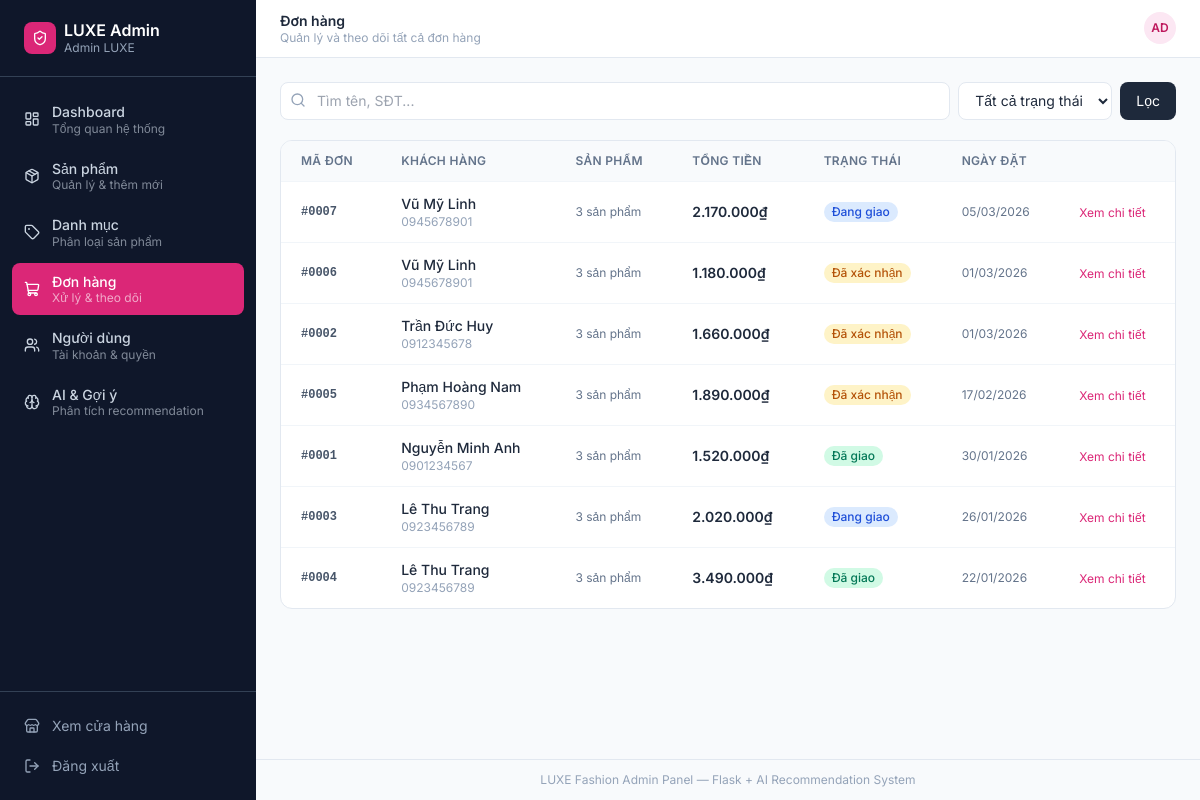
Page /admin/orders (signed in) on the committed database.
### models.py (models this page shows)
class User(UserMixin, db.Model):
    __tablename__ = 'users'
    id = db.Column(db.Integer, primary_key=True)
    username = db.Column(db.String(80), unique=True, nullable=False)
    email = db.Column(db.String(120), unique=True, nullable=False)
    password_hash = db.Column(db.String(256), nullable=False)
    full_name = db.Column(db.String(150), nullable=True)
    is_admin = db.Column(db.Boolean, default=False)
    created_at = db.Column(db.DateTime, default=datetime.utcnow)
    orders = db.relationship('Order', backref='user', lazy=True)
    interactions = db.relationship('UserInteraction', backref='user', lazy=True)
    cart_items = db.relationship('CartItem', backref='user', lazy=True)

class Order(db.Model):
    __tablename__ = 'orders'
    id = db.Column(db.Integer, primary_key=True)
    user_id = db.Column(db.Integer, db.ForeignKey('users.id'), nullable=False)
    total_amount = db.Column(db.Float, nullable=False)
    status = db.Column(db.String(50), default='pending')  # pending, confirmed, shipped, delivered
    full_name = db.Column(db.String(150), nullable=False)
    phone = db.Column(db.String(20), nullable=False)
    address = db.Column(db.Text, nullable=False)
    note = db.Column(db.Text, nullable=True)
    payment_method = db.Column(db.String(20), nullable=True)  # vnpay, momo, cod
    created_at = db.Column(db.DateTime, default=datetime.utcnow)
    items = db.relationship('OrderItem', backref='order', lazy=True)

### app.py (the view, shortened to what this page needs)
    @app.route("/admin/orders")
    @login_required
    @admin_required
    def admin_orders():
        page = request.args.get("page", 1, type=int)
        status_filter = request.args.get("status", "")
        search = request.args.get("search", "").strip()
        query = Order.query
        if status_filter:
            query = query.filter_by(status=status_filter)
        orders = query.order_by(Order.created_at.desc()).paginate(
            page=page, per_page=15, error_out=False
        )
        return render_template(
            "admin/orders.html",
            orders=orders,
            status_filter=status_filter,
            search=search,
        )

### templates/admin/orders.html (shortened to what this page needs)
{% extends "admin/base_admin.html" %}
{% block page_title %}Đơn hàng{% endblock %}
{% block page_subtitle %}Quản lý và theo dõi tất cả đơn hàng{% endblock %}
{% block content %}
<div class="flex flex-col sm:flex-row gap-3 mb-5">
    <form method="GET" class="flex gap-2 flex-1 flex-wrap">
        <div class="relative flex-1 min-w-48">
            <input type="text" name="search" value="{{ search }}" placeholder="Tìm tên, SĐT..."
                   class="w-full pl-9 pr-3 py-2 text-sm border border-dark-200 rounded-lg bg-white focus:outline-none focus:ring-2 focus:ring-primary-300">
            <i data-lucide="search" class="absolute left-2.5 top-2.5 w-4 h-4 text-dark-400"></i>
        </div>
        <select name="status" class="text-sm border border-dark-200 rounded-lg px-3 py-2 bg-white focus:outline-none focus:ring-2 focus:ring-primary-300">
            <option value="">Tất cả trạng thái</option>
        </select>
        <button type="submit" class="px-4 py-2 text-sm bg-dark-800 text-white rounded-lg hover:bg-dark-700 transition-colors">Lọc</button>
    </form>
</div>
<div class="bg-white rounded-xl border border-dark-200 overflow-hidden">
    <div class="overflow-x-auto">
        <table class="w-full text-sm">
            <thead class="bg-dark-50 border-b border-dark-100">
                <tr>
                    <th class="text-left px-5 py-3 text-xs font-semibold text-dark-500 uppercase tracking-wide">Mã đơn</th>
                    <th class="text-left px-5 py-3 text-xs font-semibold text-dark-500 uppercase tracking-wide">Khách hàng</th>
                    <th class="text-left px-5 py-3 text-xs font-semibold text-dark-500 uppercase tracking-wide">Sản phẩm</th>
                    <th class="text-left px-5 py-3 text-xs font-semibold text-dark-500 uppercase tracking-wide">Tổng tiền</th>
                    <th class="text-left px-5 py-3 text-xs font-semibold text-dark-500 uppercase tracking-wide">Trạng thái</th>
                    <th class="text-left px-5 py-3 text-xs font-semibold text-dark-500 uppercase tracking-wide">Ngày đặt</th>
                    <th class="px-5 py-3"></th>
                </tr>
            </thead>
            <tbody class="divide-y divide-dark-100">
                {% for order in orders.items %}
                <tr class="hover:bg-dark-50 transition-colors">
                    <td class="px-5 py-3 font-mono text-xs font-semibold text-dark-600">#{{ '%04d' % order.id }}</td>
                    <td class="px-5 py-3">
                        <p class="font-medium text-dark-800">{{ order.full_name }}</p>
                        <p class="text-xs text-dark-400">{{ order.phone }}</p>
                    </td>
                    <td class="px-5 py-3 text-xs text-dark-500">{{ order.items | length }} sản phẩm</td>
                    <td class="px-5 py-3 font-semibold text-dark-800">{{ order.total_amount | format_price }}</td>
                    <td class="px-5 py-3">
                        <span class="inline-flex items-center px-2 py-0.5 rounded-full text-xs font-medium
                            {% if order.status == 'delivered' %}bg-emerald-100 text-emerald-700
                            {% elif order.status == 'shipped' %}bg-blue-100 text-blue-700
                            {% elif order.status == 'confirmed' %}bg-amber-100 text-amber-700
                            {% elif order.status == 'cancelled' %}bg-red-100 text-red-700
                            {% else %}bg-dark-100 text-dark-600{% endif %}">
                            {% if order.status == 'pending' %}Chờ xác nhận
                            {% elif order.status == 'confirmed' %}Đã xác nhận
                            {% elif order.status == 'shipped' %}Đang giao
                            {% elif order.status == 'delivered' %}Đã giao
                            {% elif order.status == 'cancelled' %}Đã hủy{% endif %}
                        </span>
                    </td>
                    <td class="px-5 py-3 text-xs text-dark-500">{{ order.created_at.strftime('%d/%m/%Y') }}</td>
                    <td class="px-5 py-3">
                        <a href="{{ url_for('admin_order_detail', order_id=order.id) }}"
                           class="text-xs text-primary-600 hover:underline whitespace-nowrap">Xem chi tiết</a>
                    </td>
                </tr>
                {% endfor %}
            </tbody>
        </table>
    </div>
</div>
{% endblock %}

### templates/admin/base_admin.html (shortened to what this page needs)
<!DOCTYPE html>
<html lang="vi">
<head>
    <script src="https://cdn.tailwindcss.com"></script>
</head>
<body class="font-body bg-dark-50 text-dark-800 min-h-screen">
<div class="flex min-h-screen">
    <aside class="w-64 bg-dark-900 text-white flex flex-col fixed h-full z-30 transition-transform duration-300" id="admin-sidebar">
        <div class="px-6 py-5 border-b border-dark-700">
            <a href="{{ url_for('admin_dashboard') }}" class="flex items-center gap-2">
                <div class="w-8 h-8 bg-primary-600 rounded-lg flex items-center justify-center">
                    <i data-lucide="shield-check" class="w-4 h-4 text-white"></i>
                </div>
                <div>
                    <p class="font-semibold text-white leading-tight">LUXE Admin</p>
                    <p class="text-xs text-dark-400">{{ current_user.full_name or current_user.username }}</p>
                </div>
            </a>
        </div>
        <nav class="flex-1 px-3 py-4 space-y-1 overflow-y-auto">
            {% for endpoint, icon, label, sublabel in nav_items %}
            <a href="{{ url_for(endpoint) }}"
               class="flex items-center gap-3 px-3 py-2.5 rounded-lg transition-all group
                      {% if request.endpoint == endpoint %}bg-primary-600 text-white{% else %}text-dark-300 hover:bg-dark-800 hover:text-white{% endif %}">
                <i data-lucide="{{ icon }}" class="w-4 h-4 flex-shrink-0"></i>
                <div>
                    <p class="text-sm font-medium leading-tight">{{ label }}</p>
                    <p class="text-xs opacity-60 leading-tight">{{ sublabel }}</p>
                </div>
            </a>
            {% endfor %}
        </nav>
        <div class="px-3 py-4 border-t border-dark-700 space-y-1">
            <a href="{{ url_for('index') }}" class="flex items-center gap-3 px-3 py-2 rounded-lg text-dark-400 hover:bg-dark-800 hover:text-white transition-all text-sm">
                <i data-lucide="store" class="w-4 h-4"></i>
                Xem cửa hàng
            </a>
            <a href="{{ url_for('logout') }}" class="flex items-center gap-3 px-3 py-2 rounded-lg text-dark-400 hover:bg-red-900/50 hover:text-red-300 transition-all text-sm">
                <i data-lucide="log-out" class="w-4 h-4"></i>
                Đăng xuất
            </a>
        </div>
    </aside>
    <div class="flex-1 ml-64 flex flex-col min-h-screen">
        <header class="bg-white border-b border-dark-200 px-6 py-3 flex items-center justify-between sticky top-0 z-20">
            <div class="flex items-center gap-3">
                <div>
                    <h1 class="font-semibold text-dark-800 text-sm leading-tight">{% block page_title %}Admin Panel{% endblock %}</h1>
                    <p class="text-xs text-dark-400 leading-tight">{% block page_subtitle %}{% endblock %}</p>
                </div>
            </div>
            <div class="flex items-center gap-2">
                <div class="w-8 h-8 rounded-full bg-primary-100 flex items-center justify-center text-primary-700 font-semibold text-xs">
                    {{ (current_user.full_name or current_user.username)[:2].upper() }}
                </div>
            </div>
        </header>
        <main class="flex-1 p-6">
            {% block content %}{% endblock %}
        </main>
        <footer class="px-6 py-3 border-t border-dark-200 text-xs text-dark-400 text-center">
            LUXE Fashion Admin Panel &mdash; Flask + AI Recommendation System
        </footer>
    </div>
</div>
</body>
</html>

### rows in the picture
User: full_name "Admin LUXE", full_name "AD"
Order: id "0007", full_name "Vũ Mỹ Linh", phone "0945678901", items|length "3", total_amount "2.170.000₫", status "Đang giao", created_at "05/03/2026"
Order: id "0006", full_name "Vũ Mỹ Linh", phone "0945678901", items|length "3", total_amount "1.180.000₫", status "Đã xác nhận", created_at "01/03/2026"
Order: id "0002", full_name "Trần Đức Huy", phone "0912345678", items|length "3", total_amount "1.660.000₫", status "Đã xác nhận", created_at "01/03/2026"
Order: id "0005", full_name "Phạm Hoàng Nam", phone "0934567890", items|length "3", total_amount "1.890.000₫", status "Đã xác nhận", created_at "17/02/2026"
Order: id "0001", full_name "Nguyễn Minh Anh", phone "0901234567", items|length "3", total_amount "1.520.000₫", status "Đã giao", created_at "30/01/2026"
Order: id "0003", full_name "Lê Thu Trang", phone "0923456789", items|length "3", total_amount "2.020.000₫", status "Đang giao", created_at "26/01/2026"
Order: id "0004", full_name "Lê Thu Trang", phone "0923456789", items|length "3", total_amount "3.490.000₫", status "Đã giao", created_at "22/01/2026"

### other values in the picture
{{ label }} "Dashboard" "Sản phẩm" "Danh mục" "Đơn hàng" "Người dùng" "AI & Gợi ý"
{{ sublabel }} "Tổng quan hệ thống" "Quản lý & thêm mới" "Phân loại sản phẩm" "Xử lý & theo dõi" "Tài khoản & quyền" "Phân tích recommendation"
